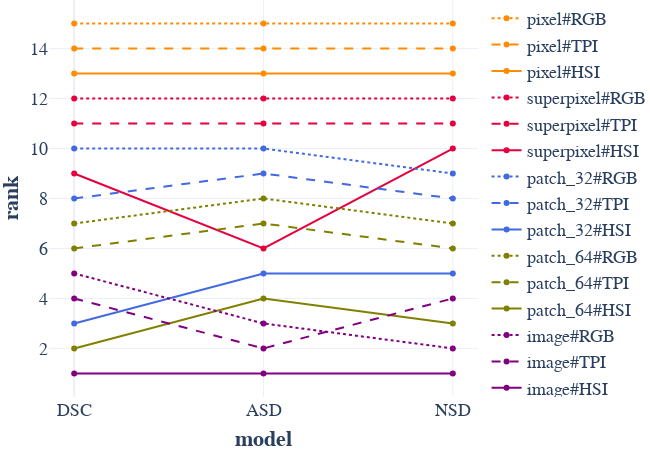

The code cell stored with this chart in its notebook:
### Code cell
def rank_nsd_figure(rank_data: dict[str, pd.DataFrame]) -> go.Figure:
    rownames = None
    for r in rank_data.values():
        if rownames is None:
            rownames = r["rowname"]
        else:
            assert all(rownames == r["rowname"])

    fig = go.Figure()

    line_style = {
        "HSI": "solid",
        "TPI": "dash",
        "RGB": "dot",
    }
    models = list(settings_seg.model_colors.keys())
    x = list(range(len(rank_data)))

    for model in models:
        for modality in reversed(settings_seg.modality_names.values()):
            model_short = model.replace("superpixel_classification", "superpixel")
            name = f"{model_short}#{modality}"
            y = [r.query(f'rowname == "{name}"')["rank"].item() for r in rank_data.values()]

            fig.add_trace(
                go.Scatter(
                    x=x, y=y, name=name, marker_color=settings_seg.model_colors[model], line_dash=line_style[modality]
                )
            )

    fig.layout.width = 650
    fig.layout.height = 450
    fig.update_layout(xaxis=dict(tickmode="array", tickvals=x, ticktext=list(rank_data.keys())))
    fig.update_layout(xaxis_title="<b>model</b>", yaxis_title="<b>rank</b>")
    fig.update_layout(
        template="plotly_white", font_family="Libertinus Serif", font_size=18, margin=dict(l=0, r=0, b=0, t=0)
    )

    return fig


fig = rank_nsd_figure(ranks_test)
fig.write_image(settings_seg.paper_dir / "ranking_stability_metrics.pdf")
# Manual adjustments
# - Use legend with symbols
fig

### Figure 1 — Plotly figure (JSON) as saved in the notebook; plotly's stock layout.template omitted (floating-point values rounded to 4 significant figures)
{"data": [{"line": {"dash": "dot"}, "marker": {"color": "#FF8C00"}, "name": "pixel#RGB", "type": "scatter", "x": [0, 1, 2], "y": [15, 15, 15]}, {"line": {"dash": "dash"}, "marker": {"color": "#FF8C00"}, "name": "pixel#TPI", "type": "scatter", "x": [0, 1, 2], "y": [14, 14, 14]}, {"line": {"dash": "solid"}, "marker": {"color": "#FF8C00"}, "name": "pixel#HSI", "type": "scatter", "x": [0, 1, 2], "y": [13, 13, 13]}, {"line": {"dash": "dot"}, "marker": {"color": "#E6003D"}, "name": "superpixel#RGB", "type": "scatter", "x": [0, 1, 2], "y": [12, 12, 12]}, {"line": {"dash": "dash"}, "marker": {"color": "#E6003D"}, "name": "superpixel#TPI", "type": "scatter", "x": [0, 1, 2], "y": [11, 11, 11]}, {"line": {"dash": "solid"}, "marker": {"color": "#E6003D"}, "name": "superpixel#HSI", "type": "scatter", "x": [0, 1, 2], "y": [9, 6, 10]}, {"line": {"dash": "dot"}, "marker": {"color": "#4169E1"}, "name": "patch_32#RGB", "type": "scatter", "x": [0, 1, 2], "y": [10, 10, 9]}, {"line": {"dash": "dash"}, "marker": {"color": "#4169E1"}, "name": "patch_32#TPI", "type": "scatter", "x": [0, 1, 2], "y": [8, 9, 8]}, {"line": {"dash": "solid"}, "marker": {"color": "#4169E1"}, "name": "patch_32#HSI", "type": "scatter", "x": [0, 1, 2], "y": [3, 5, 5]}, {"line": {"dash": "dot"}, "marker": {"color": "#808000"}, "name": "patch_64#RGB", "type": "scatter", "x": [0, 1, 2], "y": [7, 8, 7]}, {"line": {"dash": "dash"}, "marker": {"color": "#808000"}, "name": "patch_64#TPI", "type": "scatter", "x": [0, 1, 2], "y": [6, 7, 6]}, {"line": {"dash": "solid"}, "marker": {"color": "#808000"}, "name": "patch_64#HSI", "type": "scatter", "x": [0, 1, 2], "y": [2, 4, 3]}, {"line": {"dash": "dot"}, "marker": {"color": "#800080"}, "name": "image#RGB", "type": "scatter", "x": [0, 1, 2], "y": [5, 3, 2]}, {"line": {"dash": "dash"}, "marker": {"color": "#800080"}, "name": "image#TPI", "type": "scatter", "x": [0, 1, 2], "y": [4, 2, 4]}, {"line": {"dash": "solid"}, "marker": {"color": "#800080"}, "name": "image#HSI", "type": "scatter", "x": [0, 1, 2], "y": [1, 1, 1]}], "layout": {"font": {"family": "Libertinus Serif", "size": 18}, "height": 450, "margin": {"b": 0, "l": 0, "r": 0, "t": 0}, "width": 650, "xaxis": {"autorange": true, "range": [-0.1332, 2.133], "tickmode": "array", "ticktext": ["DSC", "ASD", "NSD"], "tickvals": [0, 1, 2], "title": {"text": "<b>model</b>"}, "type": "linear"}, "yaxis": {"autorange": true, "range": [0.05503, 15.94], "title": {"text": "<b>rank</b>"}, "type": "linear"}}}
